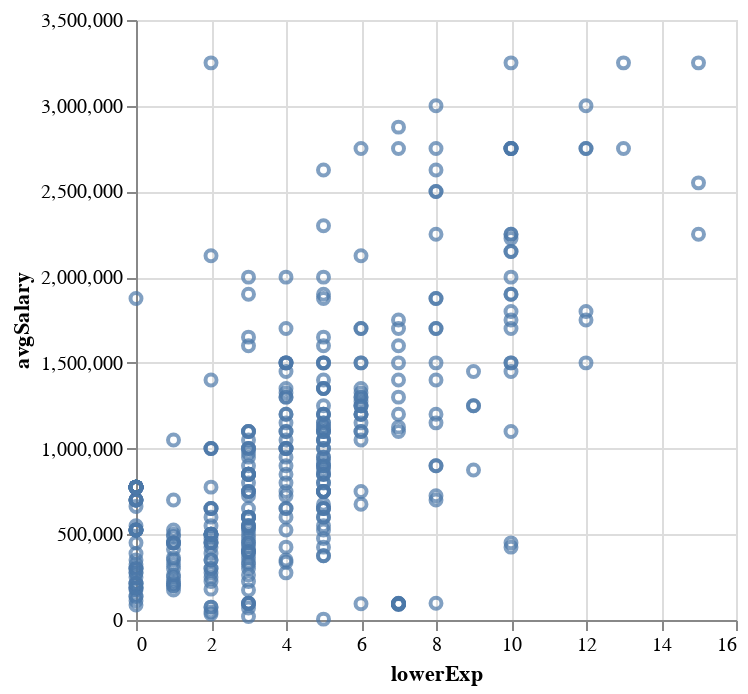

The specification (Vega-Lite) saved for this image:
### Vega-Lite specification from a JSON file in a GitHub repository (floating-point values rounded to 4 significant figures; data arrays with more than 128 entries replaced by an {"elided": "..."} marker saying what was removed)
{"$schema": "https://vega.github.io/schema/vega-lite/v4.json", "description": "A scatterplot showing horsepower and miles per gallons for various cars.", "data": {"values": {"elided": "388 records"}}, "transform": [{"filter": "datum.avgSalary < 3500000"}], "mark": "point", "encoding": {"x": {"field": "lowerExp", "type": "quantitative"}, "y": {"field": "avgSalary", "type": "quantitative"}}}
